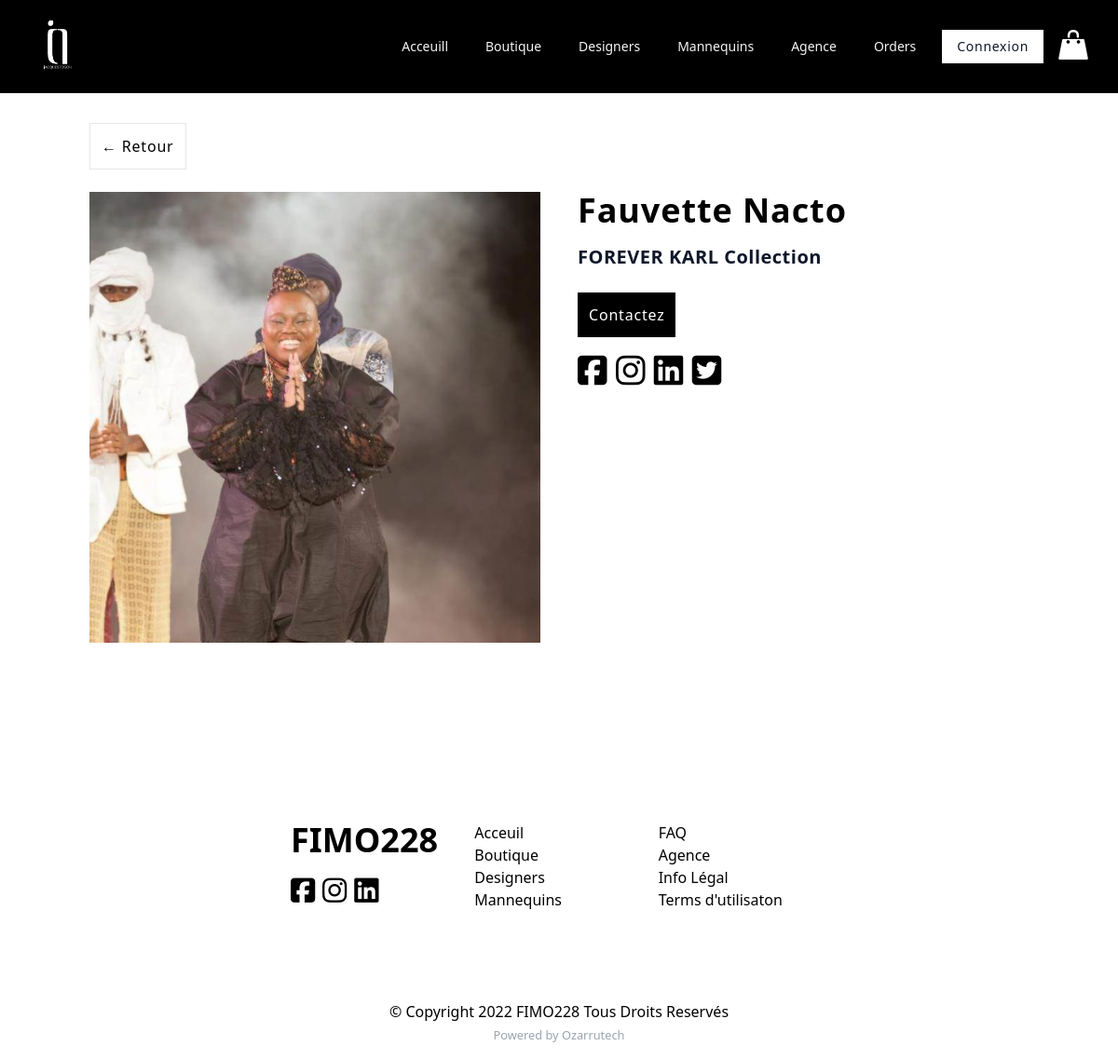
Screenshot of /designers/fauvette-nacto/ with the database file from the repository.
### designers/models.py (models this page shows, shortened)
class Designer(models.Model):
    name = models.CharField(max_length=128)
    slug = models.SlugField(max_length=128)
    email = models.EmailField(blank=True)
    country = models.CharField(max_length=128)
    collection = models.CharField(max_length=128)
    biographie = models.TextField(blank=True)
    thumbnail = models.ImageField(
        upload_to='designers', blank=True, null=True)

### designers/views.py (the view)
# urls.py: path('<str:slug>/', DesignerDetailView.as_view(
class DesignerDetailView(DetailView):
    model = Designer

### designers/templates/designers/detail.html (shortened to what this page needs)
{% extends 'main.html' %} {% block content %}
<div class="max-w-7xl mx-auto px-8 md:px-24">
  <div class="mx-auto mt-4 justify-center w-full">
    <a
      class="inline-block mt-4 p-3 title font-medium tracking-wider border border-grey-400 text-black rounded-none"
      href="{% url 'designers' %}"
      >&larr; Retour
    </a>
    <div class="mt-6 grid grid-cols-1 gap-10 sm:grid-cols-2">
      <div class="w-full h-full rounded-none overflow-hidden">
        <img
          src="{{designer.thumbnail.url}}"
          alt="{{designer.name}}"
          class="w-full h-full object-center object-cover"
        />
      </div>
      <div class="w-5xl">
        <h2 class="mb-4 text-4xl font-extrabold tracking-wide text-black">
          {{designer.name}}
        </h2>
        <h3 class="mb-2 text-xl font-bold tracking-wide text-slate-900">
          {{designer.collection}} Collection
        </h3>
        <a
          class="inline-block mt-4 p-3 font-large tracking-wider bg-black text-white rounded-none"
          href="#"
          >Contactez
        </a>
        <div class="mt-4 text-4xl">
          <ul>
            <a href="https://web.facebook.com/FIMO228/" target="null"
              ><i class="fab fa-facebook-square hover:text-blue-700"></i
            ></a>
            <a href="https://www.instagram.com/FIMO228/" target="null"
              ><i class="fab fa-instagram hover:text-pink-600"></i
            ></a>
            <a href="https://www.linkedin.com/company/FIMO228" target="null"
              ><i class="fab fa-linkedin hover:text-sky-700"></i
            ></a>
            <a href="https://www.linkedin.com/company/FIMO228" target="null"
              ><i class="fab fa-twitter-square hover:text-sky-700"></i
            ></a>
          </ul>
        </div>
      </div>
    </div>
  </div>
</div>
{% endblock %}

### static/css/styles.css (style rules this page uses)
*, html { box-sizing: border-box; }

### rows the page displays
Designer: thumbnail (picture), name "Fauvette Nacto", collection "FOREVER KARL"
